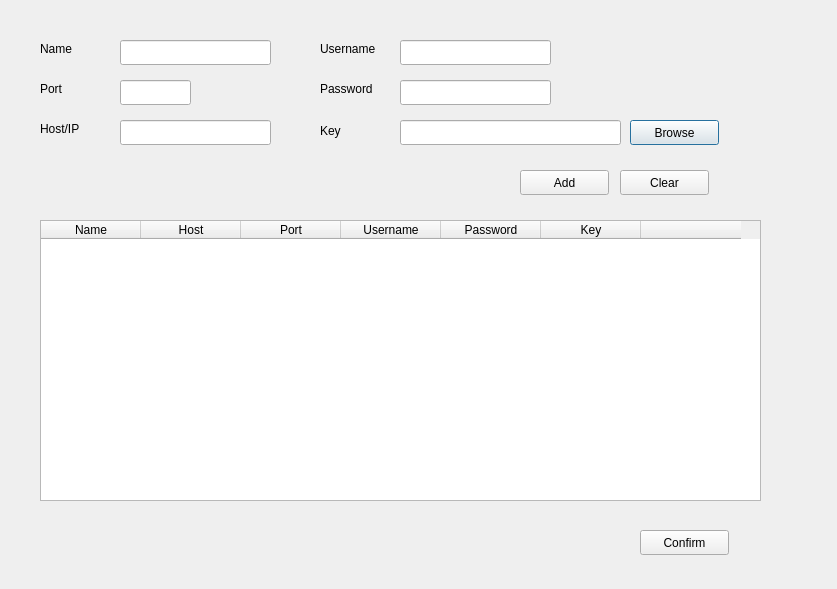
<?xml version="1.0" encoding="UTF-8"?>
<ui version="4.0">
 <class>tunnel</class>
 <widget class="QDialog" name="tunnel">
  <property name="geometry">
   <rect>
    <x>0</x>
    <y>0</y>
    <width>837</width>
    <height>589</height>
   </rect>
  </property>
  <property name="windowTitle">
   <string>Tunnel Configuration</string>
  </property>
  <widget class="QPushButton" name="browse_button">
   <property name="geometry">
    <rect>
     <x>630</x>
     <y>120</y>
     <width>89</width>
     <height>25</height>
    </rect>
   </property>
   <property name="text">
    <string>Browse</string>
   </property>
  </widget>
  <widget class="QLineEdit" name="port_line">
   <property name="geometry">
    <rect>
     <x>120</x>
     <y>80</y>
     <width>71</width>
     <height>25</height>
    </rect>
   </property>
  </widget>
  <widget class="QLabel" name="port_label">
   <property name="geometry">
    <rect>
     <x>40</x>
     <y>80</y>
     <width>67</width>
     <height>17</height>
    </rect>
   </property>
   <property name="text">
    <string>Port</string>
   </property>
  </widget>
  <widget class="QLabel" name="key_label">
   <property name="geometry">
    <rect>
     <x>320</x>
     <y>120</y>
     <width>31</width>
     <height>21</height>
    </rect>
   </property>
   <property name="text">
    <string>Key</string>
   </property>
  </widget>
  <widget class="QPushButton" name="confirm_button">
   <property name="geometry">
    <rect>
     <x>640</x>
     <y>530</y>
     <width>89</width>
     <height>25</height>
    </rect>
   </property>
   <property name="text">
    <string>Confirm</string>
   </property>
  </widget>
  <widget class="QLineEdit" name="host_line">
   <property name="geometry">
    <rect>
     <x>120</x>
     <y>120</y>
     <width>151</width>
     <height>25</height>
    </rect>
   </property>
  </widget>
  <widget class="QLineEdit" name="name_line">
   <property name="geometry">
    <rect>
     <x>120</x>
     <y>40</y>
     <width>151</width>
     <height>25</height>
    </rect>
   </property>
  </widget>
  <widget class="QLabel" name="host_label">
   <property name="geometry">
    <rect>
     <x>40</x>
     <y>120</y>
     <width>67</width>
     <height>17</height>
    </rect>
   </property>
   <property name="text">
    <string>Host/IP</string>
   </property>
  </widget>
  <widget class="QLabel" name="user_label">
   <property name="geometry">
    <rect>
     <x>320</x>
     <y>40</y>
     <width>81</width>
     <height>17</height>
    </rect>
   </property>
   <property name="text">
    <string>Username</string>
   </property>
  </widget>
  <widget class="QLabel" name="password_label">
   <property name="geometry">
    <rect>
     <x>320</x>
     <y>80</y>
     <width>67</width>
     <height>17</height>
    </rect>
   </property>
   <property name="text">
    <string>Password</string>
   </property>
  </widget>
  <widget class="QLineEdit" name="password_line">
   <property name="geometry">
    <rect>
     <x>400</x>
     <y>80</y>
     <width>151</width>
     <height>25</height>
    </rect>
   </property>
  </widget>
  <widget class="QPushButton" name="clear_button">
   <property name="geometry">
    <rect>
     <x>620</x>
     <y>170</y>
     <width>89</width>
     <height>25</height>
    </rect>
   </property>
   <property name="text">
    <string>Clear</string>
   </property>
  </widget>
  <widget class="QTableWidget" name="tunnel_entries">
   <property name="geometry">
    <rect>
     <x>40</x>
     <y>220</y>
     <width>721</width>
     <height>281</height>
    </rect>
   </property>
   <property name="gridStyle">
    <enum>Qt::DotLine</enum>
   </property>
   <column>
    <property name="text">
     <string>Name</string>
    </property>
   </column>
   <column>
    <property name="text">
     <string>Host</string>
    </property>
   </column>
   <column>
    <property name="text">
     <string>Port</string>
    </property>
   </column>
   <column>
    <property name="text">
     <string>Username</string>
    </property>
   </column>
   <column>
    <property name="text">
     <string>Password</string>
    </property>
   </column>
   <column>
    <property name="text">
     <string>Key</string>
    </property>
   </column>
   <column>
    <property name="text">
     <string/>
    </property>
   </column>
  </widget>
  <widget class="QLabel" name="name_label">
   <property name="geometry">
    <rect>
     <x>40</x>
     <y>40</y>
     <width>67</width>
     <height>17</height>
    </rect>
   </property>
   <property name="text">
    <string>Name</string>
   </property>
  </widget>
  <widget class="QLineEdit" name="key_line">
   <property name="geometry">
    <rect>
     <x>400</x>
     <y>120</y>
     <width>221</width>
     <height>25</height>
    </rect>
   </property>
   <property name="maxLength">
    <number>32765</number>
   </property>
   <property name="readOnly">
    <bool>true</bool>
   </property>
  </widget>
  <widget class="QLineEdit" name="user_line">
   <property name="geometry">
    <rect>
     <x>400</x>
     <y>40</y>
     <width>151</width>
     <height>25</height>
    </rect>
   </property>
  </widget>
  <widget class="QPushButton" name="add_button">
   <property name="geometry">
    <rect>
     <x>520</x>
     <y>170</y>
     <width>89</width>
     <height>25</height>
    </rect>
   </property>
   <property name="text">
    <string>Add</string>
   </property>
  </widget>
 </widget>
 <tabstops>
  <tabstop>name_line</tabstop>
  <tabstop>port_line</tabstop>
  <tabstop>host_line</tabstop>
  <tabstop>user_line</tabstop>
  <tabstop>password_line</tabstop>
  <tabstop>key_line</tabstop>
  <tabstop>browse_button</tabstop>
  <tabstop>add_button</tabstop>
  <tabstop>clear_button</tabstop>
  <tabstop>tunnel_entries</tabstop>
  <tabstop>confirm_button</tabstop>
 </tabstops>
 <resources/>
 <connections/>
</ui>
